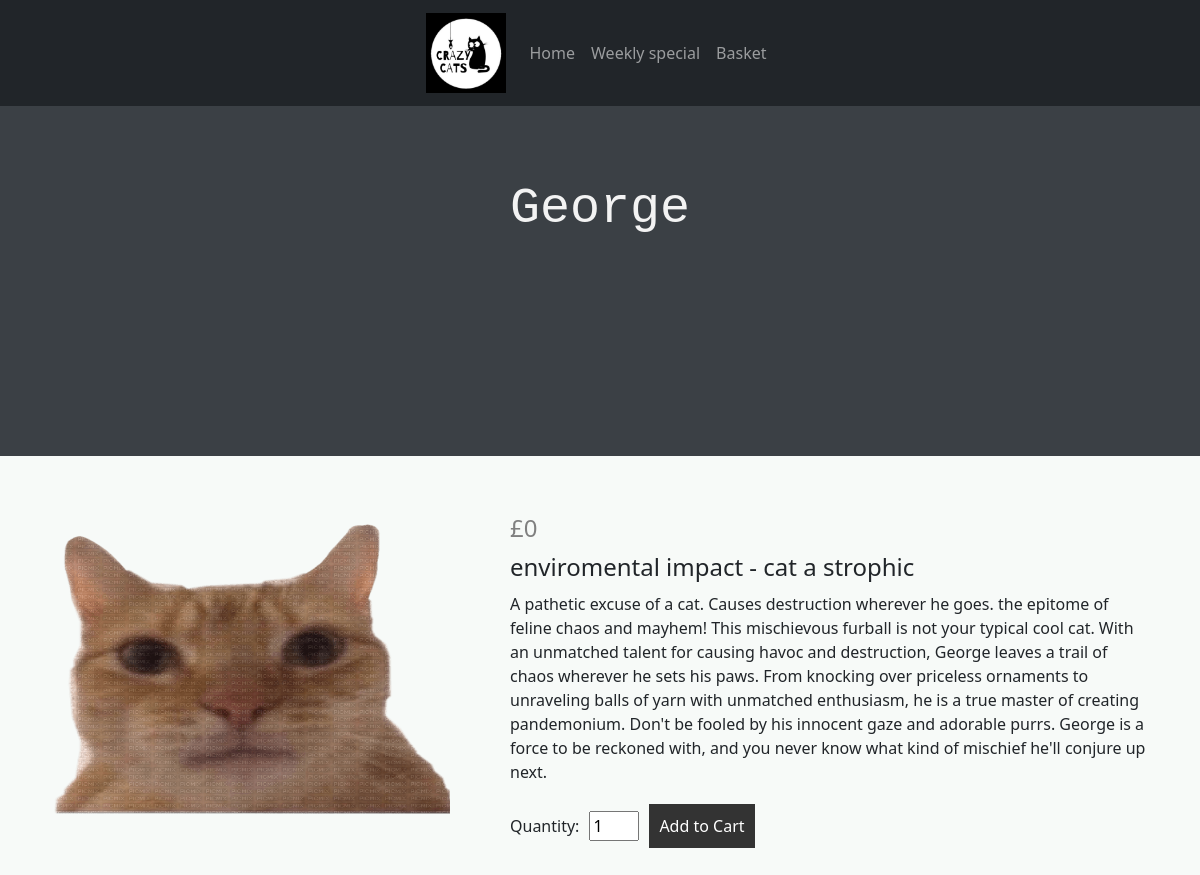
The app's page /single_product_page/3 with its own data.
### flaskcode.py (models this page shows)
class Product(db.Model):
    id = db.Column('product_id', db.Integer, primary_key=True)
    name = db.Column(db.String(30))
    price = db.Column(db.Integer)
    image = db.Column(db.String(100))
    description = db.Column(db.String(50))
    long_description = db.Column(db.String(500))
    enviromental = db.Column(db.String(30))

### flaskcode.py (the view)
@app.route('/single_product_page/<product_id>')
def single_product_page(product_id):
    prod = Product.query.filter_by(id=product_id).first()
    return render_template('single_product_page.html', product=prod)

### templates/single_product_page.html (shortened to what this page needs)
<!doctype html>
<html lang="en">
  <head>
    <link href="https://cdn.jsdelivr.net/npm/bootstrap@5.3.0-alpha3/dist/css/bootstrap.min.css" rel="stylesheet">
    <link rel="stylesheet" href="{{ url_for('static', filename='css/styles.css') }}">
  </head>
  <body>
    <nav class="navbar navbar-expand-sm bg-dark navbar-dark justify-content-center">
      <a class="navbar-brand" href="#"><img width="80px" height="80px" src="{{ url_for('static', filename='images/CRAZYCATS.png') }}" alt="logo"></a>      <ul class="navbar-nav">
        <li class="nav-item active">
            <a class="nav-link" href="#">Home</a>
          </li>
          <li class="nav-item">
            <a class="nav-link" href="#">Weekly special</a>
          </li>
          <li class="nav-item">
            <a class="nav-link" href="{{ url_for('basket') }}">Basket</a>
          </li>
        </ul>
      </nav>
    <h3 class="seperator">
        <div class="wrap">
          <br>
          {{ product.name }}
        <br>
        <br>
        </div>
      </h3>
    <main>
		<div class="product-image">
			<img src="{{ url_for('static', filename=product.image) }}" alt="{{ product.name }}"class = "image">
		</div>
		<div class="product-details">
			<h1 class="price">£{{ product.price }}</h1>
      <h1> enviromental impact - {{ product.enviromental }} </h1>
      <p> {{ product.long_description }} </p>
        <form method="post" action="{{ url_for('add_to_basket', product_id=product.id) }}">
          <label for="quantity">Quantity:</label>
          <input type="number" id="quantity" name="quantity" min="1" max="10" value="1">
          <button type="submit">Add to Cart</button>
      </form>
		</div>
	</main>
  </body>
</html>

### static/css/styles.css (style rules this page uses)
body { background-color: #f7faf8; }
.price { color: grey; font-size: 22px; }
.image { width: 300px; height: 200px; }
.seperator { width: 100%; height: 350px; background: #3b4045; color: #f3f3f3; font-family: monospace; font-size: 50px; text-align: center; }
.wrap { width: 80%; max-width: 24em; margin: 0 auto; padding: 0.25em 0.625em; }
main { display: flex; flex-wrap: wrap; justify-content: center; padding: 50px; }
.product-image { flex: 0 0 40%; margin-right: 20px; }
.product-image img { display: block; width: 400px; height: 300px }
.product-details { flex: 1 1 40%; }
.product-details h1 { font-size: 24px; margin-bottom: 10px; }
.price { font-size: 18px; margin-bottom: 10px; }
form { display: flex; align-items: center; }
label { margin-right: 10px; }
input[type="number"] { width: 50px; }
button[type="submit"] { background-color: #333; color: #fff; border: none; padding: 10px; margin-left: 10px; cursor: pointer; }

### records on screen
Product: name "George", image (picture), price "0", enviromental "cat a strophic", long_description "A pathetic excuse of a cat. Causes destruction wherever he goes. the epitome of feline chaos and mayhem! This mischievous furball is not your typical cool cat. With an unmatched talent for causing havoc and destruction, George leaves a trail of chaos wherever he sets his paws. From knocking over priceless ornaments to unraveling balls of yarn with unmatched enthusiasm, he is a true master of creating pandemonium. Don't be fooled by his innocent gaze and adorable purrs. George is a force to be reckoned with, and you never know what kind of mischief he'll conjure up next."
